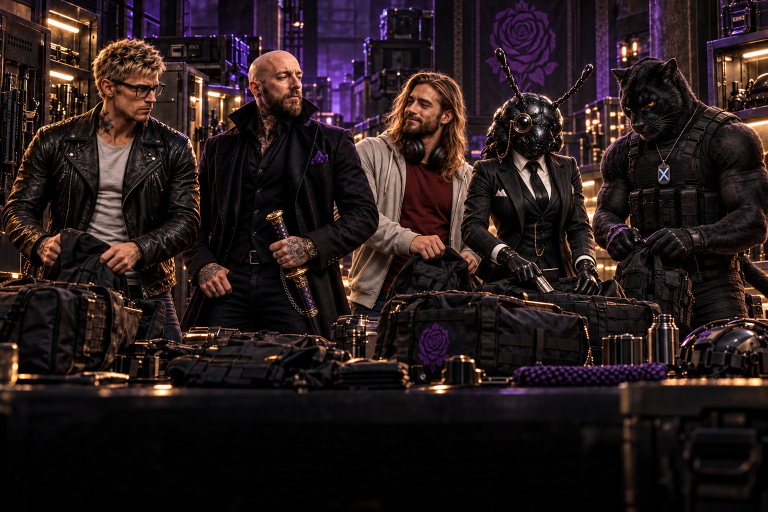
#> input picture artwork/armory.jpg, 1536 x 1024 px (shown at 1/2 size)
$ python -i build.py   (imports and definitions only)
#> lines starting #> are read from the running program, lines starting #| are printed output that depends on the picture
"""Render editable faction content as cinematic, modular image sections."""
import argparse
import hashlib
import html
import json
from pathlib import Path
from PIL import Image, ImageChops, ImageDraw, ImageEnhance, ImageFont, ImageOps

ROOT = Path(__file__).resolve().parent.parent
OUT = ROOT / 'build'
W = 1000
BG = '#08070d'
WHITE = '#f4edf8'
MUTED = '#c9bfd2'
PURPLE = '#c49be7'
FONTS = Path('/usr/share/fonts/truetype/dejavu')

def font(size, serif=False, bold=False):
    return ImageFont.truetype(str(FONTS / (('DejaVuSerif' if serif else 'DejaVuSans') + ('-Bold' if bold else '') + '.ttf')), size)

MEASURE = ImageDraw.Draw(Image.new('RGB', (1, 1)))
# [26 lines left out: functions lines, repeated_art, not called in this run]

def artwork_corners(art):
    """Frame each scene with the same four restrained, transparent ornaments."""
    overlay=Image.open(ROOT/'artwork'/'thorn-overlay.png').convert('RGBA')
    sw,sh=overlay.size
    for right,bottom in [(False,False),(True,False),(False,True),(True,True)]:
        box=(sw-310 if right else 0,sh-270 if bottom else 0,sw if right else 310,sh if bottom else 270)
        corner=overlay.crop(box).resize((150,131),Image.Resampling.LANCZOS)
        corner.putalpha(corner.getchannel('A').point(lambda v:round(v*.65)))
        art.alpha_composite(corner,(art.width-150 if right else 0,art.height-131 if bottom else 0))
    return art

class Panel:
    def __init__(self,ornate=False):
#> called with ornate = False
        self.im=Image.new('RGB',(W,6000),BG);self.d=ImageDraw.Draw(self.im);self.y=0;self.ornate=ornate
#> after `self.im = Image.new('RGB', (W, 6000), BG)`:
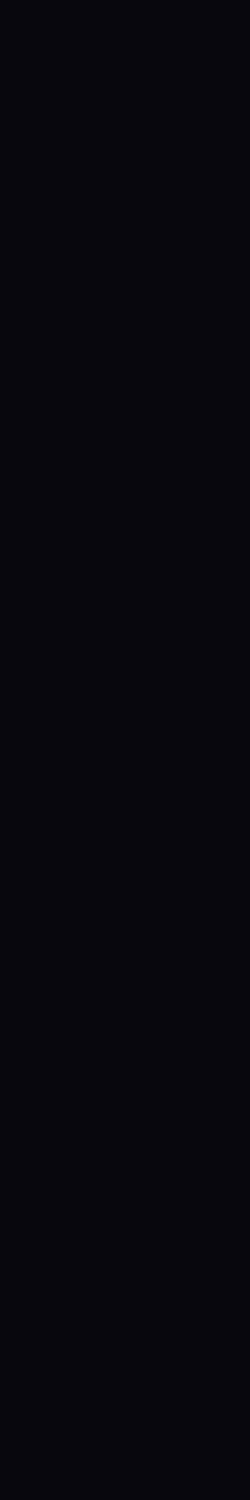
#> self.im: PIL image 1000x6000 RGB (shown at 1/4 size); mean R, G, B 8, 7, 13
    # [9 lines left out: function text, not called in this run]
    def rule(self):
        self.y+=16;self.d.line((70,self.y,930,self.y),fill='#50365d',width=2);self.y+=30
    def label(self,t):self.text(t,20,PURPLE,center=True,bold=True,gap=12)
    def heading(self,t,size=49):self.text(t,size,WHITE,center=True,serif=True,gap=20)
    def scene(self,filename,title=None,eyebrow=None):
#> called with filename = '../artwork/armory.jpg'
        art=Image.open(ROOT/'artwork'/filename).convert('RGB')
#> art is the input picture: PIL image 1536x1024 RGB; mean R, G, B 38.7, 26.8, 27.3
        h=round(art.height*W/art.width);art=art.resize((W,h),Image.Resampling.LANCZOS)
#> after `h = round(art.height * W / art.width)`: h = 667
        # Typesetting scrim: protect contrast and join the image to the text canvas.
        mask=Image.new('RGBA',(W,h),(0,0,0,0));md=ImageDraw.Draw(mask)
#> after `mask = Image.new('RGBA', (W, h), (0, 0, 0, 0))`: mask: PIL image 1000x667 RGBA; every value is 0
        for row in range(h):
            v=max(0,(row/h-.65)/.35)
            if v:md.line((0,row,W,row),fill=(8,7,13,round(min(1,v)*255)))
        art=Image.alpha_composite(art.convert('RGBA'),mask)
#> art: PIL image 1000x667 RGBA
        art=artwork_corners(art).convert('RGB')
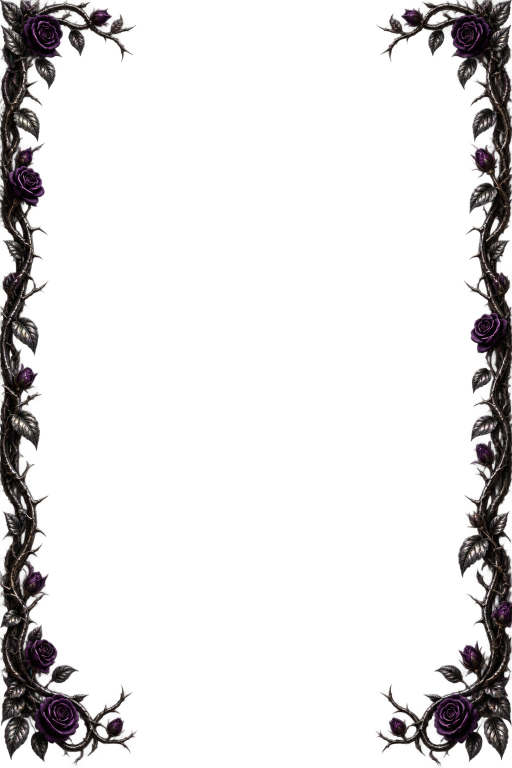
#> input picture artwork/thorn-overlay.png, 1024 x 1536 px (shown at 1/2 size)
#> in artwork_corners, overlay is the input picture: PIL image 1024x1536 RGBA; mean R, G, B, A 18.2, 14.8, 15.6, 36
#> the loop in artwork_corners, `for right,bottom in [(False,False),(True,False),(False,True),(True,Tru..` made 4 passes
#> pass 1, in artwork_corners, `corner=overlay.crop(box).resize((150,131),Image.Resampling.LANCZOS)`:
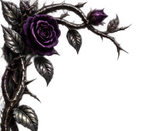
#> corner: PIL image 150x131 RGBA; mean R, G, B, A 22.2, 18.3, 19.3, 82.3; transparent parts drawn white
#> pass 3, in artwork_corners, `corner=overlay.crop(box).resize((150,131),Image.Resampling.LANCZOS)`:
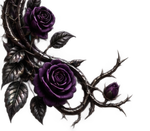
#> corner: PIL image 150x131 RGBA; mean R, G, B, A 21.9, 16.7, 18.8, 96.8; transparent parts drawn white
#> after the loop in artwork_corners, `for right,bottom in [(False,False),(True,False),(False,True),(True,Tru..`:
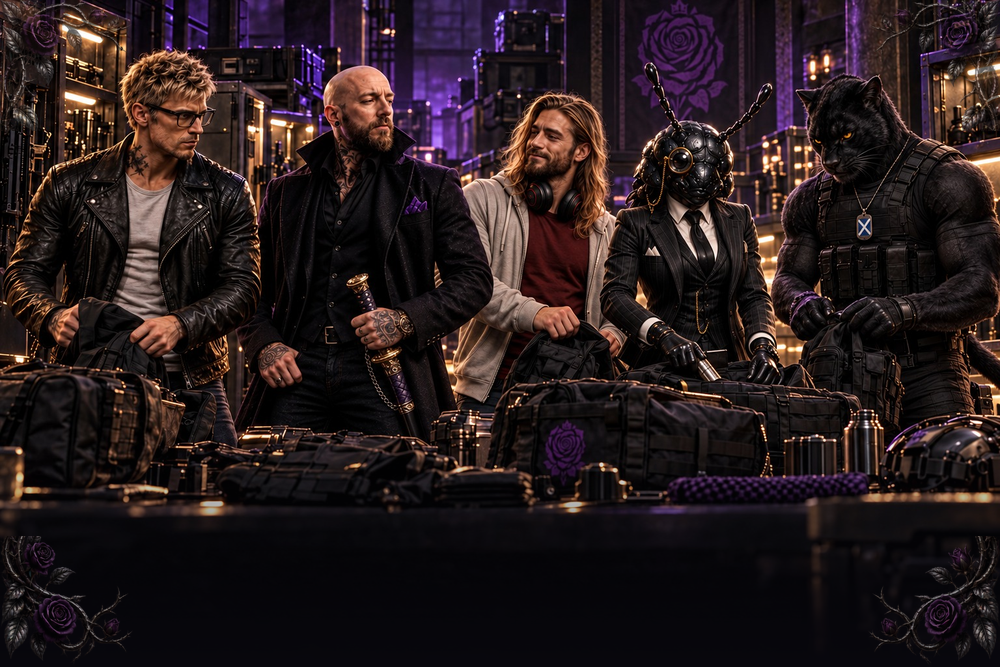
#> art: PIL image 1000x667 RGBA; mean R, G, B, A 38.8, 27.2, 28.8, 255
#> after the loop in artwork_corners, `for right,bottom in [(False,False),(True,False),(False,True),(True,Tru..`:
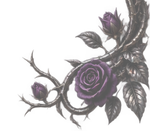
#> corner: PIL image 150x131 RGBA; mean R, G, B, A 21.9, 16.9, 18.5, 58.8; transparent parts drawn white
#> art: PIL image 1000x667 RGB
        self.im.paste(art,(0,self.y));top=self.y;self.y+=h
#> after `self.im.paste(art, (0, self.y))`:
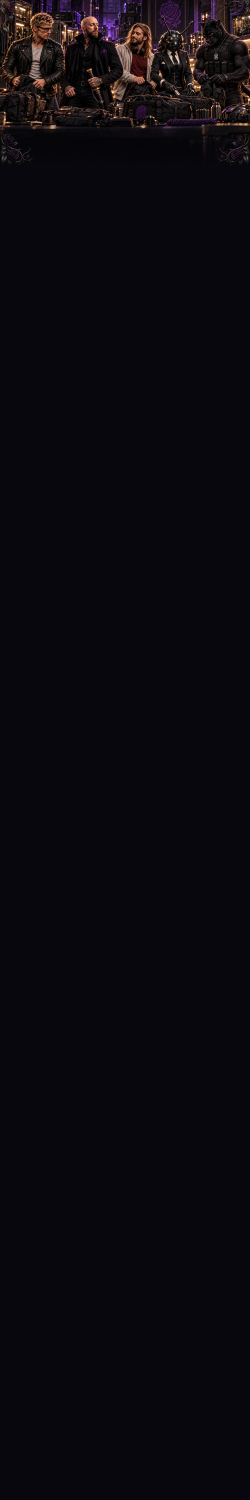
#> self.im: PIL image 1000x6000 RGB (shown at 1/4 size); mean R, G, B 11.4, 9.2, 14.8
#> after `self.y += h`: self.y = 667
        if title:
            self.y=top+h-125
            if eyebrow:self.label(eyebrow)
            self.heading(title,46)
            self.y=max(self.y,top+h+10)
    # [95 lines left out: functions grid, metrics, render, main, not called in this run]

# [3 lines not run here, left out]

>>> result = Panel().scene('../artwork/armory.jpg')
